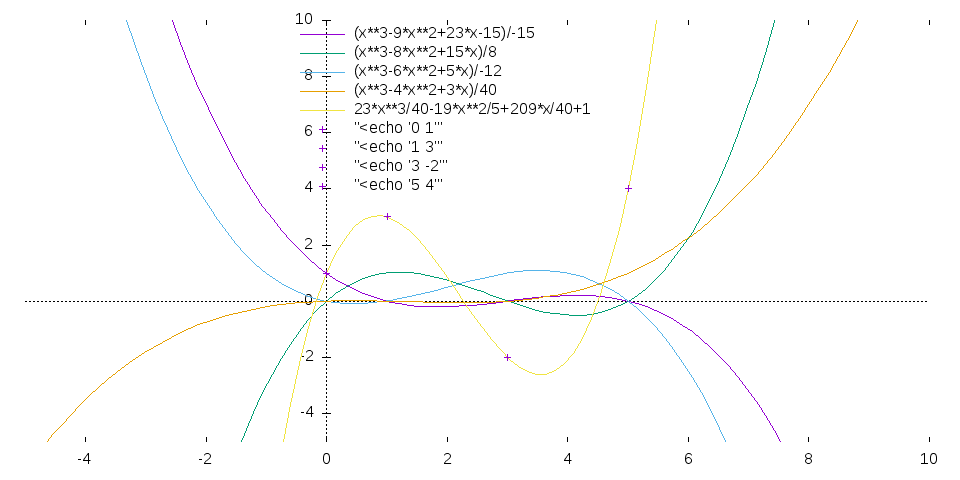

The gnuplot source for this figure:
unset border
set key center top reverse Left
set xzeroaxis
set yzeroaxis
set ytics axis
set xrange [ -5 : 10 ]
set yrange [ -5 : 10 ]

set style line 20 lc rgb 'black' pt 7

plot (x**3-9*x**2+23*x-15)/-15 ,\
 (x**3-8*x**2+15*x)/8,\
 (x**3-6*x**2+5*x)/-12,\
 (x**3-4*x**2+3*x)/40,\
 23*x**3/40-19*x**2/5+209*x/40+1,\
 "<echo '0 1'"   with points ls 1, \
 "<echo '1 3'"   with points ls 1, \
 "<echo '3 -2'" with points ls 1,\
 "<echo '5 4'" with points ls 1


set term png size 960,480
set output "task52.png"
replot
set term x11
